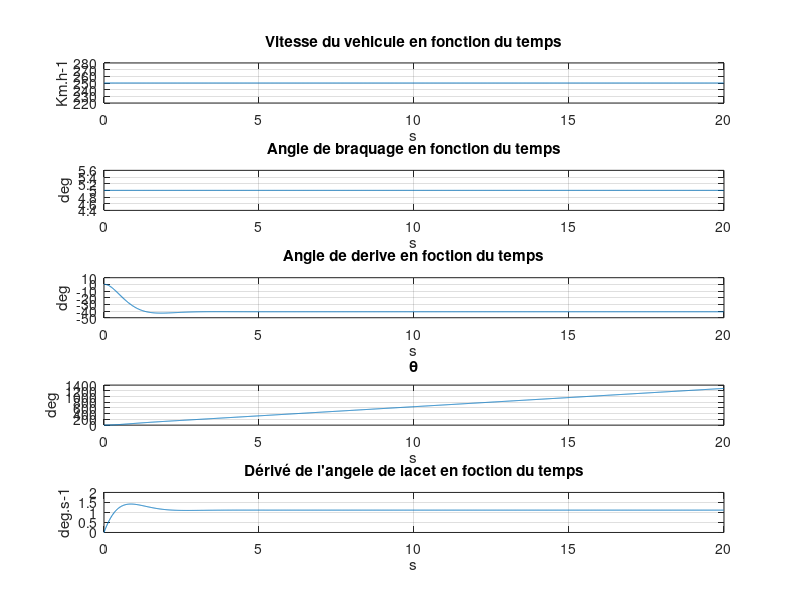
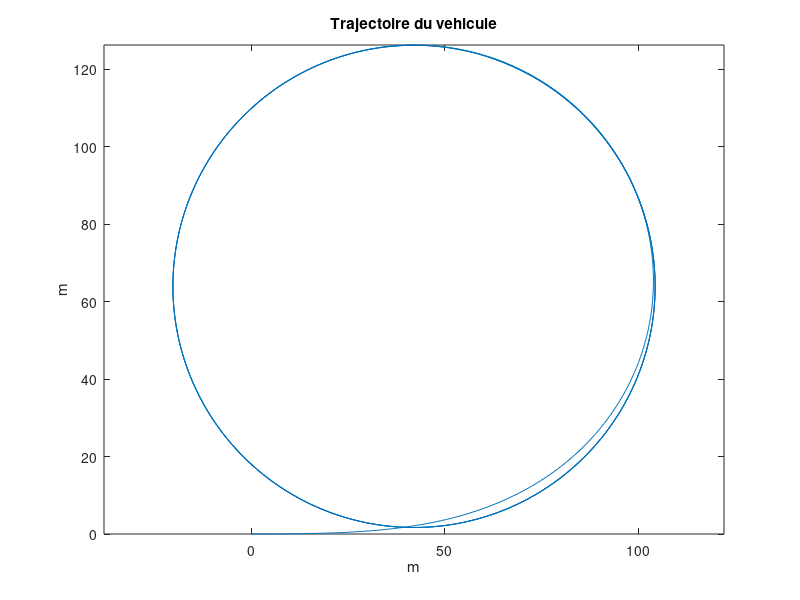

The MATLAB source for these figures, in order:
close all
clc


%% Declaration des Constantes

m=1310; % Masse en Kg
Iz=1760; % Moment d'inertie du lacet en Kg.m-2
Lf=1.2; % Demi empatement avant en m
Lr=1.4; % Demi empatement arrière en m
Cf=69740; % Rigidité de dérive avant en N.rad-1
Cr=63460; % Rigidité de dérive arrière en N.rad-1


%% Vecteur temps

dt=1/100; % delta temps en s
temps_final=20;

t=(0:dt:temps_final-dt)';
l=temps_final/dt;


%% Entrées du système

% Unité classique
u_0_=250; % En Km.h-1
beta_0_=5; % En degres

% Convertion en unité du SI
u_0=u_0_/3.6; % Vitesse lineaire du centre de gravité du vehicule en m.s-1 constant
u=u_0*ones(l,1);

beta_0=(beta_0_*pi)/180; % Angle de braquage en rad
beta=beta_0*ones(l,1);


%% Variables

teta=zeros(l,1);
d_teta=zeros(l,1);
delta=zeros(l,1);


%% Initialisation des variable

% Initialisation variables
teta_1=0;
d_teta_1=0;
delta_1=0;

teta(1)=teta_1;
d_teta(1)=d_teta_1;
delta(1)=delta_1;


%% Resolution equa diff

for i=2 : l

    % Calcul des coeeficient des matrice A et B

    % Calcul matriciel du style derivé de X = A X + B u
    % On a ici X dui est le vecteur colonne composé de la derivé de teta et de
    % delta respectivement teta angle de lacet et delta angle de derive au
    % centre de gravité en rad

    u_1=u(i-1);
    beta_1=beta(i-1);

    % Calcul des coeeficient matrice A

    a11_1=-(Lf^2*Cf+Lr^2*Cr)/(u_1*Iz);
    a12_1=(-Lf*Cf+Lr*Cr)/(Iz);
    a21_1=(-Cf*Lf+Cr*Lr)/(m*u_1^2)-1;
    a22_1=-(Cf+Cr)/(m*u_1);
    
    % Création des coeeficient de la matrice B

    b1_1=(Lf*Cf)/Iz;
    b2_1=Cf/(m*u_1);


    % Dérivées

    d_d_teta_1=a11_1*d_teta_1+a12_1*delta_1+b1_1*beta_1;
    d_delta_1=a21_1*d_teta_1+a22_1*delta_1+b2_1*beta_1;
    
    
    % Resolution de l'equation differentiel
    
    teta_2=teta_1+d_teta_1*dt;
    d_teta_2=d_teta_1+d_d_teta_1*dt;
    delta_2=delta_1+d_delta_1*dt;


    % Inscription dans les vecteurs

    teta(i)=teta_2;
    d_teta(i)=d_teta_2;
    delta(i)=delta_2;


    % Reinitalise

    teta_1=teta_2;
    d_teta_1=d_teta_2;
    delta_1=delta_2;
    
   
end

%% Affichage

figure(1)
subplot(5,1,1)
plot(t, u*3.6);
title('Vitesse du vehicule en fonction du temps');
xlabel("s")
ylabel("Km.h-1")
grid on;

subplot(5,1,2)
plot(t, beta*180/pi);
title('Angle de braquage en fonction du temps');
xlabel("s")
ylabel("deg")
grid on;

subplot(5,1,3)
plot(t, delta*180/pi);
title('Angle de derive en foction du temps');
xlabel("s")
ylabel("deg")
grid on;

subplot(5,1,4)

plot(t, teta*180/pi);
title('\theta');
xlabel("s")
ylabel("deg")

grid on;

subplot(5,1,5)
plot(t,d_teta);
title("Dérivé de l'angele de lacet en foction du temps");
xlabel("s")
ylabel("deg.s-1")
grid on;


%% Tracé de la trajectoire

x_1=0;
y_1=0;

x=zeros(l,1);
y=zeros(l,1);

x(1)=x_1;
y(1)=y_1;

for i = 2 : l
    
    u_1=u(i-1);
    teta_1=teta(i-1);
    delta_1=delta(i-1);
    psi=teta_1+delta_1;

    x_2=x_1+u_1*cos(psi)*dt;
    y_2=y_1+u_1*sin(psi)*dt;

    x(i)=x_2;
    y(i)=y_2;

    x_1=x_2;
    y_1=y_2;
    
end

figure(2)

plot(x,y)
title("Trajectoire du vehicule")
xlabel("m")
ylabel("m")
axis equal